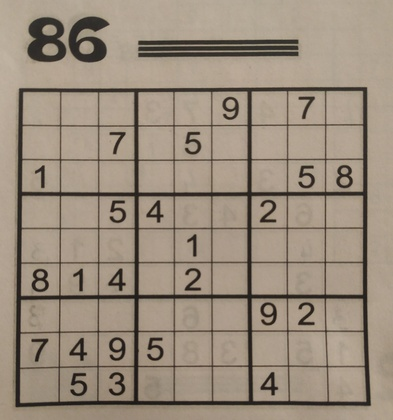
%> input picture Sudoku/Foto.jpg, 393 x 420 px, shrunk from 3000 x 3204 before the run
$ octave --eval "result = find_sudoku(imread('Foto.jpg'));"   (GNU Octave 9; MATLAB toolbox functions it lacks are replaced by stand-ins)
%> lines starting %> are read from the running program, lines starting %| are printed output that depends on the picture; in (x1, y1, x2, y2) boxes, pixels count from 0 and x2, y2 are one past the last pixel; in counts of white or black regions, pixels touching at a corner belong together; the program's own positions count from 1
### Sudoku/signature.m
function [angle,value] = signature(imb)

    % Returns the signature of a binary object
    ims = bwperim(imb);                    % Gets the contour pixels
    [x,y] = find (ims);                    % Get the coordinates
    mx = mean(x);                          % Get the centroid
    my = mean(y);
    distance = sqrt((x-mx).^2+(y-my).^2);  % Distance to centroid of contour points
    angle = atan2(y-my,x-mx);              % Angle of the contour point with respect to the centroid
    [angle,sequence] = sort(angle);        % Sort distance by angle
    s = distance(sequence);                % Signature

    % Normalization: Scaling Immunity
    s = s-min(s);
    s = s/max(s);

    % First angle -> furthest point: Immunity to rotation
    maximum = find(s == 1);
    sz = size(s);
    sr = circshift(s,[(sz(1)-maximum) 0]);

    % Resulting signature:
    angle = angle+pi;
    value = sr;
end

### Sudoku/find_sudoku.m
function [squares,num_squares] = find_sudoku(image)

    %% Parameters
    open = 1000;        % Elimite small objects
    min_area = 10000;   % Elimite small objects
    u_max = 0.75;       % Maximum threshold
    u_min = 0.25;        % Minimum threshold

    display1 = 0;
    display2 = 0;
    display3 = 1;

    %% Preprocessed

    % Binarization using the Otsu method (adaptative)
    ImGRay = 255-rgb2gray(image);
    Ibw = imbinarize(ImGRay,'adaptive','Sensitivity',0.41);
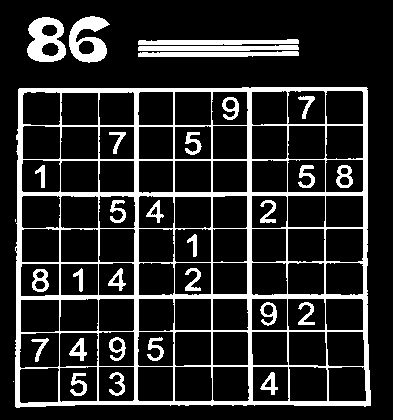
%> Ibw: size 420x393 logical; 16.3% white; 32 white regions (2 under 20 px), largest, box (x1, y1, x2, y2) and area: (15, 87, 371, 408) 18338, (27, 17, 66, 62) 1101, (69, 16, 110, 63) 1067

    %% Image processing
    % Fill in the holes
    Ifill = imfill(Ibw,'holes');
%> Ifill: size 420x393 logical; 70.7% white; 1 black region, box (x1, y1, x2, y2) and area: (0, 0, 393, 420) 48313

    % Elimite small objects
    Iarea = bwareaopen(Ifill,open);
%> Iarea: size 420x393 logical; 69.3% white; 1 black region, box (x1, y1, x2, y2) and area: (0, 0, 393, 420) 50599


    % Label connected regions
    Iprocessed= bwlabel(Iarea);
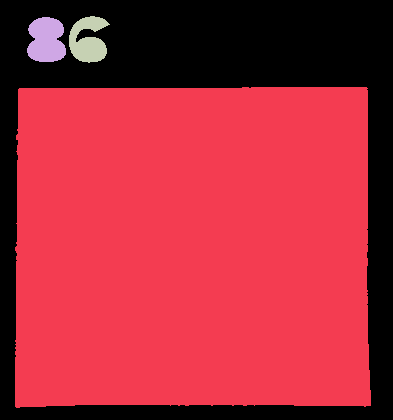
%> Iprocessed: size 420x393 double; 4 distinct labels, from 0 to 3; one colour per label, 0 black

    % DISPLAY
    if(display1 == 1)
        figure('NumberTitle', 'off', 'Name', 'Preprocessed');
        subplot(1,5,1)
        imshow(image);
        title('Original image');

        subplot(1,5,2)
        imshow(Ibw)
        title('Binarized Image')

        subplot(1,5,3)
        imshow(Ifill)
        title('Fill image')

        subplot(1,5,4)
        imshow(Iarea)
        title('Image without small objects')

        subplot(1,5,5)
        imshow(Iprocessed,[])
        colormap(gca,[0,0,0;colorcube])
        title('Connected regions')
    end

    %% Identification

    % Binarized, filled with convex image and its area
    prop_im1 = regionprops(Iprocessed,'Image','ConvexImage','Area');
%> prop_im1 = 3 regions; Area: 111825, 1405, 1231

    % DISPLAY
    if(display2 == 1)
        % Show the signature of each object
        figure('NumberTitle', 'off', 'Name', 'Signatures');
        cont = 1;   % Auxiliary variables to display
    end

    num_squares = 0;  % Auxiliary variables to count number of sudokus

    square = [];
    IndSquare = [];
    for k = 1:numel(prop_im1)

        % Elimite small areas
        if (prop_im1(k).Area > min_area)

            % Calculation of the normalized signature
            [sig_ang,sig_val] = signature(prop_im1(k).ConvexImage);

            % Calculation of maximums:
            up_cut = find(sig_val >= u_max);
            sz = size(up_cut)-1;
            n_maximum = 1;
            for i=1:sz(1)
                if((up_cut(i+1) - up_cut(i)) > 10)
                    n_maximum = n_maximum + 1;
                end
            end

            % Calculation of minimums:
            bottom_cut = find(sig_val <= u_min);
            sz = size(bottom_cut)-1;
            n_minimum = 1;
            for i=1:sz(1)
                if((bottom_cut(i+1) - bottom_cut(i)) > 10)
                    n_minimum = n_minimum + 1;
                end
            end

            % DISPLAY
            if(display2 == 1)
                % Show the process
                subplot(numel(prop_im1),3,cont)
                imshow(prop_im1(k).Image);
                title('Region');
                subplot(numel(prop_im1),3,cont+1)
                imshow(prop_im1(k).ConvexImage);
                title('Convex image');
                subplot(numel(prop_im1),3,cont+2)
                % Show the signature
                plot(sig_ang,sig_val);
                title(sprintf('Signature: Nmax = %d y Nmin = %d', n_maximum,n_minimum));
                cont=cont+3;
            end

            % If it has 4 minimum and 5 maximum it is a square and it is saved
            if(n_maximum == 5 && n_minimum == 4)
                IndSquare(num_squares+1) = k;
                num_squares = num_squares+1;
            end
        end
    end
%> this loop made 3 passes
%> (mx in signature, my in signature, maximum in signature, num_squares) on pass 1: (161.7, 178.3, 492, 1)
%> pass 1, in signature, `ims = bwperim(imb);`:
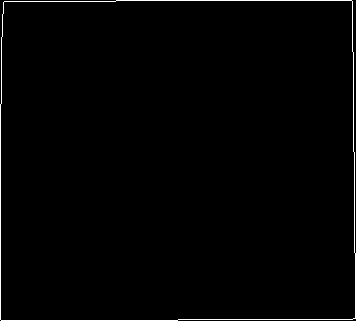
%> ims: size 321x356 logical; 1.2% white in thin lines or dots
%> after the loop, bottom_cut = 405 values from 98 to 1197; n_maximum = 5; n_minimum = 4; sig_ang = 1338 values from 0.00169 to 6.28; sig_val = 1338 values, max 1 at index 1338, min 0 at index 178, mean 0.432; up_cut = 233 values from 1 to 1338

    %% Squares extraction
    for k = 1:num_squares
        % The square region of the original is segmented (Just for display)
        ImSquare = (Iprocessed == IndSquare(k));
        ImSudoku(:,:,1) = double(image(:,:,1)) .* (ImSquare);
        ImSudoku(:,:,2) = double(image(:,:,2)) .* (ImSquare);
        ImSudoku(:,:,3) = double(image(:,:,3)) .* (ImSquare);
        ImSudoku = ImSudoku/255;
        ImSudoku = 1-abs(ImSudoku);

        % The square region of the binarized is segmented
        ImSudokub(:,:,1) = double(Ibw(:,:)) .* (ImSquare);

        % They rotate
        ImH = hough(ImSudokub);
        p = houghpeaks(ImH,1);
        ang = p(:,2);

        % Wrap angle
        if(ang >= 170)
            ang = ang - 180;
        elseif(ang >= 90)
            ang = ang - 90;
        elseif(ang > 80)
            ang = ang - 90;
        end
        ImR  = imrotate(ImSudoku,ang);
        ImRb = imrotate(ImSudokub,ang);


        % Extraction
        [rows, columns] = find(ImRb);
        row1 = min(rows);
        row2 = max(rows);
        col1 = min(columns);
        col2 = max(columns);
        Sudoku = ImR(row1:row2, col1:col2); % Crop image.

        st1 = string("squares(");
        st2 = string(k);
        st3 = string(").Image = Sudoku;");
        st = strcat(st1,st2,st3);
        eval(st);

        % DISPLAY
        if(display3 == 1)
            figure('NumberTitle', 'off', 'Name', 'Result');
            subplot(1,4,1)
            imshow(ImSudoku)
            title('Sudoku segmented');

            subplot(1,4,2)
            imshow(ImR)
            title('Sudoku rotate');

            subplot(1,4,3)
            imshow(ImRb)
            title('Sudoku rotate and binarized');

            subplot(1,4,4)
            imshow(Sudoku)
            title('Extracted');
        end
    end
%> this loop made 1 pass
%> (p, ang, row1, row2, col1, col2, st1, st2) on pass 1: ([171 1], 1, 89, 415, 20, 378, 'squares(', '1')
%> pass 1, in find_sudoku, `ImSquare = (Iprocessed == IndSquare(k));`:
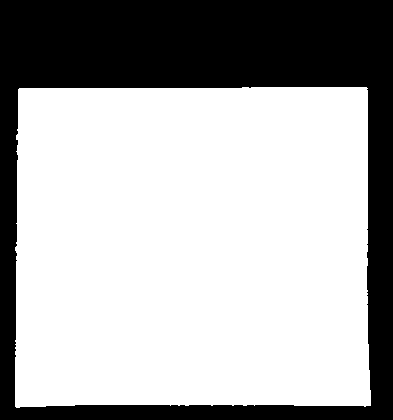
%> ImSquare: size 420x393 logical; 67.7% white; 1 black region, box (x1, y1, x2, y2) and area: (0, 0, 393, 420) 53235
%> pass 1, in find_sudoku, `ImSudoku = 1-abs(ImSudoku);`:
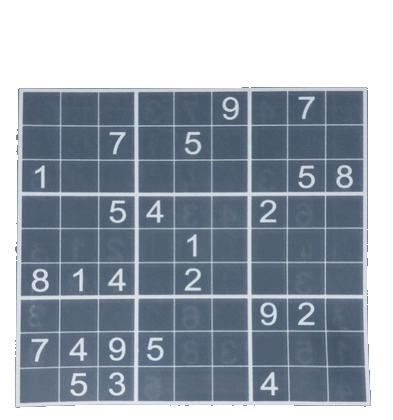
%> ImSudoku: size 420x393x3 double; mean R, G, B 0.601, 0.638, 0.68
%> pass 1, in find_sudoku, `ImH = hough(ImSudokub);`:
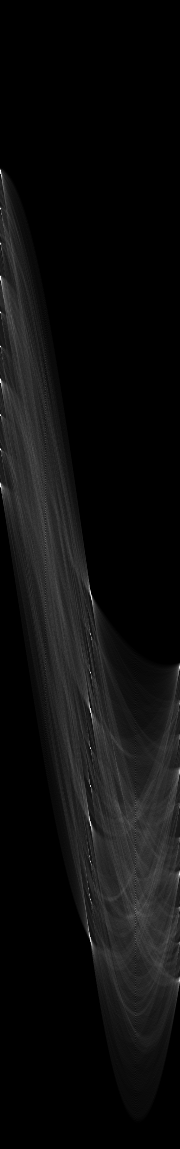
%> ImH: size 1149x180 double; min 0, max 356, mean 19.5; drawn with min black and max white
%> after the loop:
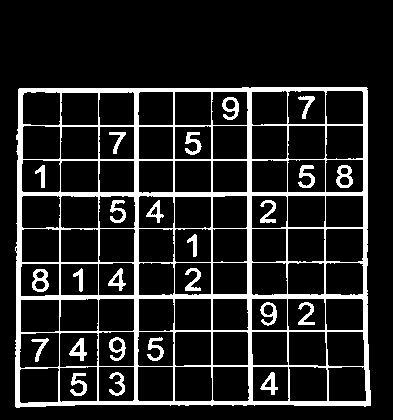
%> ImSudokub: size 420x393 double; values 0 (black) and 1 (white), 13.6% white; 25 white regions, largest, box (x1, y1, x2, y2) and area: (15, 87, 371, 408) 18338, (32, 269, 49, 292) 214, (336, 165, 353, 188) 211
end

$ run again, on Sudoku/Sudoku(cortado).jpg
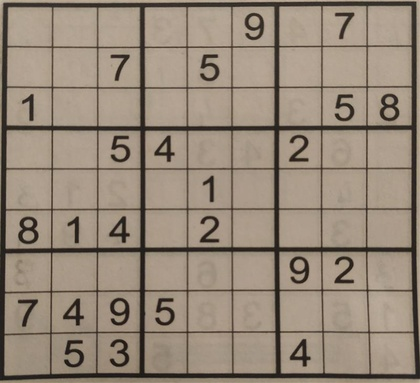
%> input picture Sudoku/Sudoku(cortado).jpg, 420 x 383 px, shrunk from 800 x 730 before the run
%> in find_sudoku, `Ibw = imbinarize(ImGRay,'adaptive','Sensitivity',0.41);`:
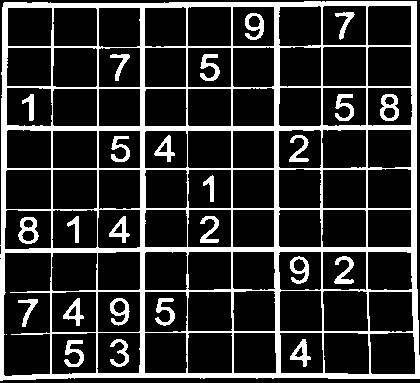
%> Ibw: size 383x420 logical; 18.7% white; 26 white regions (1 under 20 px), largest, box (x1, y1, x2, y2) and area: (0, 1, 420, 381) 24603, (18, 217, 39, 244) 286, (380, 94, 399, 121) 282
%> Ifill: size 383x420 logical; 97.5% white; 4 black regions (2 under 20 px), largest, box (x1, y1, x2, y2) and area: (0, 0, 420, 355) 2152, (0, 378, 420, 383) 1892
%> prop_im1 = 1 region; Area: 156807
%> the loop in find_sudoku, `for k = 1:numel(prop_im1)` made 1 pass
%> (mx in signature, my in signature, maximum in signature, num_squares) on pass 1: (191, 210.3, 584, 1)
%> after the loop in find_sudoku, `for k = 1:numel(prop_im1)`: bottom_cut = 519 values from 113 to 1427; n_maximum = 5; n_minimum = 4; sig_ang = 1586 values from 0.00152 to 6.28; sig_val = 1586 values, max 1 at index 1586, min 0 at index 209, mean 0.424; up_cut = 267 values from 1 to 1586
%> the loop in find_sudoku, `for k = 1:num_squares` made 1 pass
%> (p, ang, row1, row2, col1, col2, st1, st2) on pass 1: ([191 1], 1, 2, 389, 3, 427, 'squares(', '1')
%> pass 1, in find_sudoku, `ImR  = imrotate(ImSudoku,ang);`:
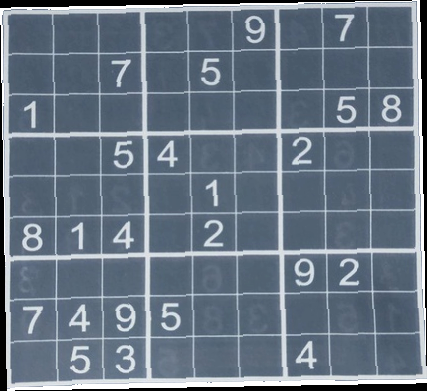
%> ImR: size 391x427x3 double; mean R, G, B 0.409, 0.462, 0.519
